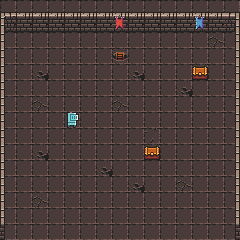

A level layout from a 2D game, rendered from its tile map. Below: a short description, then the map file with its tile-grid data intact:
An orthogonal 15x15 tile map with 16x16 px tiles, 4 tile layers (floor, movables, walls, player).

<map version="1.2" tiledversion="1.3.2" orientation="orthogonal" renderorder="right-down" compressionlevel="-1" width="15" height="15" tilewidth="16" tileheight="16" infinite="0" nextlayerid="6" nextobjectid="1">
 <tileset firstgid="1" source="../tiles/placeholderTiles.tsx" />
 <layer id="1" name="floor" width="15" height="15">
  <data encoding="csv">
130,130,130,130,130,130,130,130,130,130,130,130,130,130,130,
130,130,130,130,130,130,130,130,130,130,130,130,130,130,130,
130,130,130,130,130,130,130,130,130,130,130,130,130,131,130,
130,130,130,130,130,130,130,196,130,130,130,130,130,130,130,
130,130,164,130,130,130,130,130,164,130,130,130,130,130,130,
130,130,130,130,130,130,130,130,130,130,130,164,130,130,130,
130,130,131,130,130,130,130,131,130,130,130,130,130,130,130,
130,130,130,130,130,130,130,130,130,130,130,130,130,130,130,
130,130,130,130,130,130,130,130,130,132,130,130,130,130,130,
130,130,164,130,130,130,130,130,130,130,130,130,130,130,130,
130,130,130,130,130,130,164,130,130,130,130,130,130,130,130,
130,130,130,130,130,130,130,130,164,130,130,131,130,130,130,
130,130,131,130,130,130,130,130,130,130,130,130,130,130,130,
130,130,130,130,130,130,130,130,130,130,130,130,130,130,130,
130,130,130,130,130,130,130,130,130,130,130,130,130,130,130
</data>
 </layer>
 <layer id="5" name="movables" width="15" height="15">
  <data encoding="csv">
0,0,0,0,0,0,0,0,0,0,0,0,0,0,0,
0,0,0,0,0,0,0,0,0,0,0,0,0,0,0,
0,0,0,0,0,0,0,0,0,0,0,0,0,0,0,
0,0,0,0,0,0,0,0,0,0,0,0,0,0,0,
0,0,0,0,0,0,0,0,0,0,0,0,432,0,0,
0,0,0,0,0,0,0,0,0,0,0,0,0,0,0,
0,0,0,0,0,0,0,0,0,0,0,0,0,0,0,
0,0,0,0,0,0,0,0,0,0,0,0,0,0,0,
0,0,0,0,0,0,0,0,0,0,0,0,0,0,0,
0,0,0,0,0,0,0,0,0,432,0,0,0,0,0,
0,0,0,0,0,0,0,0,0,0,0,0,0,0,0,
0,0,0,0,0,0,0,0,0,0,0,0,0,0,0,
0,0,0,0,0,0,0,0,0,0,0,0,0,0,0,
0,0,0,0,0,0,0,0,0,0,0,0,0,0,0,
0,0,0,0,0,0,0,0,0,0,0,0,0,0,0
</data>
 </layer>
 <layer id="2" name="walls" width="15" height="15">
  <data encoding="csv">
227,2,2,2,2,2,2,2,2,2,2,2,2,2,228,
294,34,34,34,34,34,34,66,34,34,34,34,67,34,260,
258,0,0,0,0,0,0,0,0,0,0,0,0,0,257,
258,0,0,0,0,0,0,0,0,0,0,0,0,0,257,
258,0,0,0,0,0,0,0,0,0,0,0,0,0,257,
258,0,0,0,0,0,0,0,0,0,0,0,0,0,257,
258,0,0,0,0,0,0,0,0,0,0,0,0,0,257,
258,0,0,0,0,0,0,0,0,0,0,0,0,0,257,
258,0,0,0,0,0,0,0,0,0,0,0,0,0,257,
258,0,0,0,0,0,0,0,0,0,0,0,0,0,257,
258,0,0,0,0,0,0,0,0,0,0,0,0,0,257,
258,0,0,0,0,0,0,0,0,0,0,0,0,0,257,
258,0,0,0,0,0,0,0,0,0,0,0,0,0,257,
258,0,0,0,0,0,0,0,0,0,0,0,0,0,257,
290,0,0,0,0,0,0,0,0,0,0,0,0,0,289
</data>
 </layer>
 <layer id="4" name="player" width="15" height="15">
  <data encoding="csv">
0,0,0,0,0,0,0,0,0,0,0,457,457,457,0,
0,0,457,457,0,0,0,0,0,0,457,457,457,0,0,
0,0,457,457,0,0,0,0,0,457,457,0,0,0,0,
0,0,0,457,0,0,0,457,457,457,0,0,0,0,0,
0,0,0,457,457,457,457,457,0,457,0,0,0,0,0,
0,0,0,457,457,0,0,0,0,457,0,0,0,0,0,
0,0,457,457,0,0,0,0,0,457,457,0,0,0,0,
0,457,457,0,169,0,0,0,0,457,457,0,0,0,0,
0,457,0,0,0,0,0,0,0,457,457,0,0,0,0,
0,457,0,0,0,0,0,0,457,457,457,0,0,0,0,
0,457,457,0,0,0,0,0,0,0,457,0,0,0,0,
0,457,457,457,0,0,0,0,0,0,0,0,0,0,0,
0,457,457,457,0,0,0,0,0,0,0,0,0,0,0,
0,0,457,457,0,0,0,0,0,0,0,0,0,0,0,
0,0,457,457,0,0,0,0,0,0,0,0,0,0,0
</data>
 </layer>
</map>
